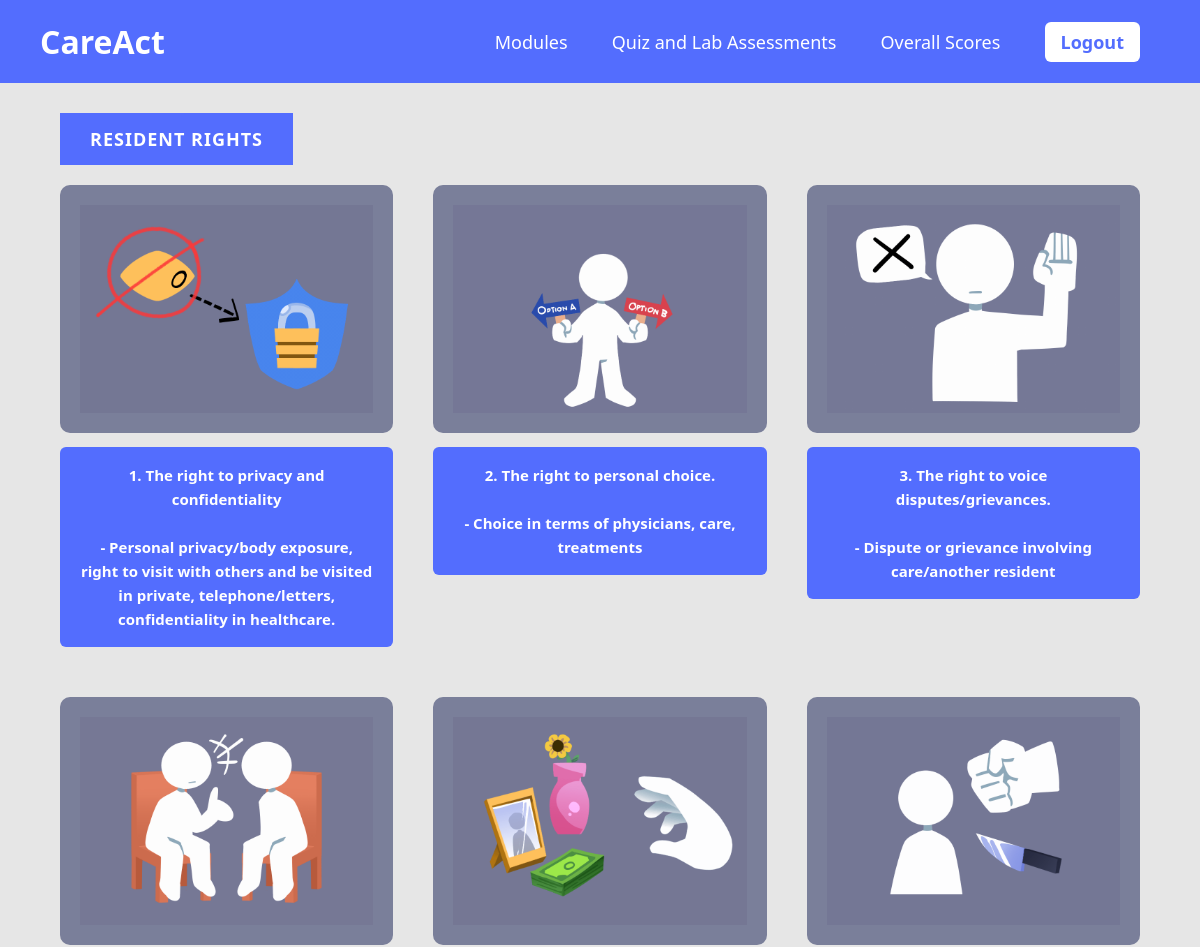
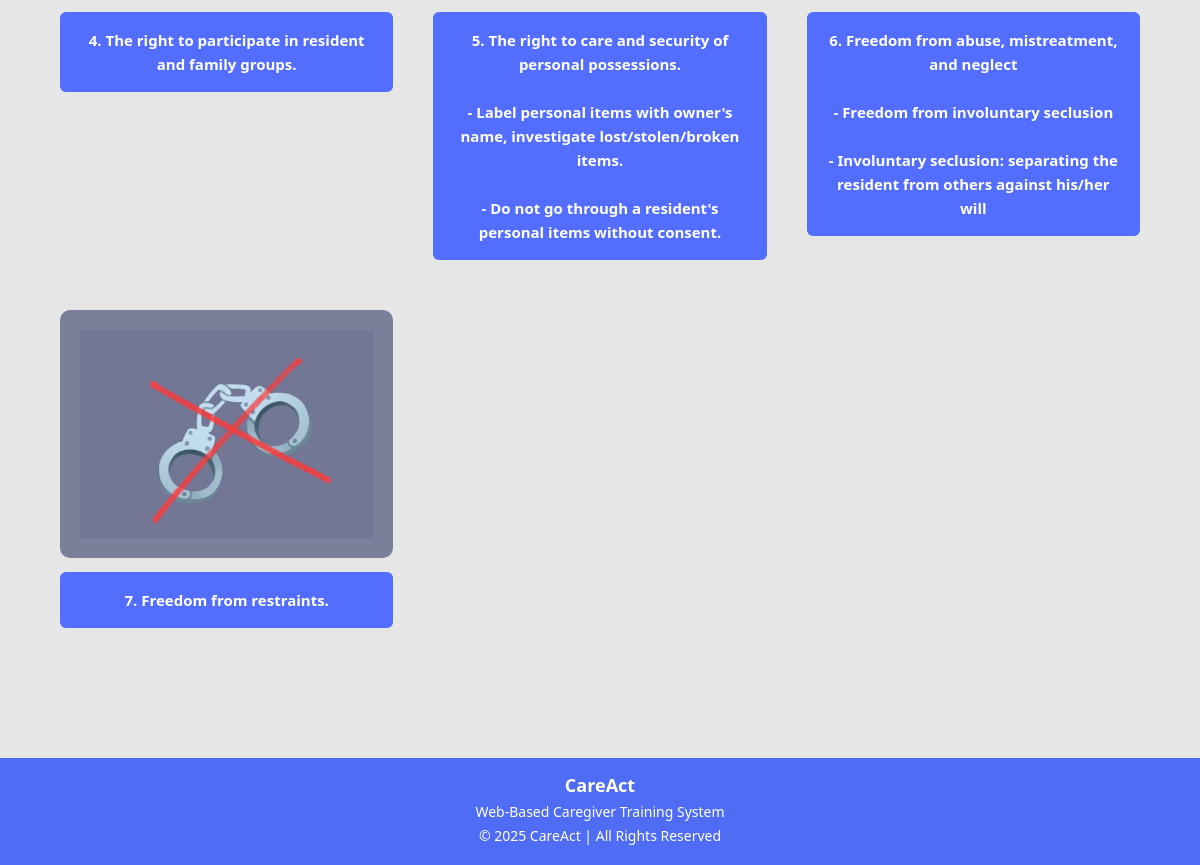
The page /module4.php on the database its author committed (2 pictures, top to bottom).
### tables this page shows
CREATE TABLE `modules` (
  `id` int(11) NOT NULL,
  `title` text NOT NULL,
  `link` varchar(100) NOT NULL
);

CREATE TABLE `module_contents` (
  `id` int(11) NOT NULL,
  `module_id` varchar(20) NOT NULL,
  `image` varchar(255) DEFAULT NULL,
  `description` text DEFAULT NULL,
  `sort_order` int(11) NOT NULL DEFAULT 0,
  `section_label` varchar(255) DEFAULT NULL
);

### module4.php (the view, shortened to what this page needs)
<?php
include "db.php";
$isInstructor = isset($_SESSION['role']) && $_SESSION['role'] === 'instructor';
$editMode     = isset($_GET['edit'])     && $_GET['edit'] == 1;
$moduleFile   = MODULE_LINK;
$titleRes = mysqli_query($conn, "SELECT title FROM modules WHERE link='" . $moduleFile . "'");
$titleRow = mysqli_fetch_assoc($titleRes);
$pageTitle = $titleRow['title'] ?? 'Module ' . MODULE_NUM;
$stepsRes = mysqli_query($conn,
    "SELECT * FROM module_contents WHERE module_id='" . MODULE_ID . "' ORDER BY sort_order ASC");
$steps = [];
while ($row = mysqli_fetch_assoc($stepsRes)) {
    $steps[] = $row;
}
?>
<!DOCTYPE html>
<html lang="en">
<head>
</head>
<body>
<header>
  <div class="logo">CareAct</div>
  <nav>
    <a href="modules.php">Modules</a>
    <a href="quizandlab.php">Quiz and Lab Assessments</a>
    <a href="scores.php">Overall Scores</a>
    <a href="logout.php" class="logout">Logout</a>
  </nav>
</header>
<?php if ($isInstructor && $editMode): ?>
  <form method="POST" id="titleForm">
    <div class="title-bar">
      <input class="module-title-input" type="text" name="module_title"
             value="<?php echo htmlspecialchars($pageTitle); ?>"
             placeholder="EDIT TITLE HERE">
      <div style="display:flex;gap:12px;">
        <button type="button" class="btn-edit"
                onclick="window.location='<?php echo $moduleFile; ?>?edit=1'">EDIT</button>
        <button type="submit" class="btn-done">DONE</button>
      </div>
    </div>
  </form>
<?php else: ?>
  <div class="title-bar">
    <div class="module-title-label"><?php echo htmlspecialchars($pageTitle); ?></div>
  </div>
<?php endif; ?>
<div class="container">
<?php
$chunkSize   = IS_INFOGRAPHIC ? 2 : 3;
$rowClass    = IS_INFOGRAPHIC ? 'infographic-row' : 'row';
$cardClass   = IS_INFOGRAPHIC ? 'infographic-card' : 'image-card';
$i = 0;
$total = count($steps);
while ($i < $total) {
    echo '<div class="' . $rowClass . '">';
    $rowSteps = array_slice($steps, $i, $chunkSize);
    foreach ($rowSteps as $step) {
        echo '<div class="step" data-id="' . $step['id'] . '">';
        echo '<div class="' . $cardClass . '">';
        echo '<img src="' . htmlspecialchars($step['image']) . '" alt="Step image">';
        echo '</div>';
        if (!IS_INFOGRAPHIC && !empty($step['description'])) {
            if ($isInstructor && $editMode) {
                echo '<div class="desc-edit-wrap">';
                echo '<textarea name="update_desc[' . $step['id'] . ']" form="descForm">'
                    . htmlspecialchars($step['description']) . '</textarea>';
                echo '</div>';
            } else {
                echo '<div class="description">'
                    . nl2br(htmlspecialchars($step['description']))
                    . '</div>';
            }
        }
        echo '</div>';
        $nextIdx = $i + array_search($step, $rowSteps) + 1;
    }
    if (!isset($steps[$nextIdx]) || empty($steps[$nextIdx]['section_label'])) {
        $filled = count($rowSteps);
        for ($p = $filled; $p < $chunkSize; $p++) {
            echo '<div></div>';
        }
        $i += $chunkSize;
    }
    echo '</div>';
    unset($nextIdx);
}
?>
</div>
<footer>
  <h3>CareAct</h3>
  <p>Web-Based Caregiver Training System</p>
  <p>© 2025 CareAct | All Rights Reserved</p>
</footer>
</body>
</html>

### module4.php (style rules this page uses)
:root { --primary: #536dfe; --card-bg: #7a7f9a; }
* { box-sizing: border-box; font-family: "Segoe UI", sans-serif; margin: 0; padding: 0; }
body { background: #e6e6e6; }
header { background: var(--primary); color: white; padding: 20px 40px; display: flex; align-items: center; justify-content: space-between; }
.logo { font-size: 32px; font-weight: bold; }
nav a { color: white; text-decoration: none; margin: 0 20px; font-size: 18px; font-weight: 500; }
.logout { background: white; color: var(--primary); padding: 8px 16px; border-radius: 6px; font-weight: bold; }
.title-bar { display: flex; align-items: center; gap: 16px; padding: 30px 60px 10px 60px; flex-wrap: wrap; }
.module-title-label { background: var(--primary); color: white; display: inline-block; padding: 14px 30px; font-weight: bold; letter-spacing: 1px; font-size: 18px; text-transform: uppercase; }
.container { padding: 10px 60px 80px 60px; }
.row { display: grid; grid-template-columns: repeat(3, 1fr); gap: 40px; margin-bottom: 50px; }
.step { display: flex; flex-direction: column; position: relative; }
.image-card { background: var(--card-bg); padding: 20px; border-radius: 10px; text-align: center; display: flex; align-items: center; justify-content: center; overflow: hidden; }
.image-card img, .infographic-card img { width: 100%; height: auto; object-fit: contain; display: block; }
.description { background: var(--primary); color: white; padding: 16px 20px; margin-top: 14px; font-weight: 600; font-size: 15px; text-align: center; line-height: 1.6; border-radius: 6px; white-space: pre-line; }
footer { background: #4f6cf5; color: white; text-align: center; padding: 15px 20px; margin-top: auto; }
footer h3 { margin: 0; font-size: 18px; }
footer p { margin: 5px 0; font-size: 14px; text-align: center; }

### rows shown on the page
modules: title "RESIDENT RIGHTS"
module_contents: image (picture), description "1. The right to privacy and confidentiality - Personal privacy/body exposure, right to visit with others and be visited in private, telephone/letters, confidentiality in healthcare."
module_contents: image (picture), description "2. The right to personal choice. - Choice in terms of physicians, care, treatments"
module_contents: image (picture), description "3. The right to voice disputes/grievances. - Dispute or grievance involving care/another resident"
module_contents: image (picture), description "4. The right to participate in resident and family groups."
module_contents: image (picture), description "5. The right to care and security of personal possessions. - Label personal items with owner's name, investigate lost/stolen/broken items. - Do not go through a resident's personal items without consent."
module_contents: image (picture), description "6. Freedom from abuse, mistreatment, and neglect - Freedom from involuntary seclusion - Involuntary seclusion: separating the resident from others against his/her will"
module_contents: image (picture), description "7. Freedom from restraints."
